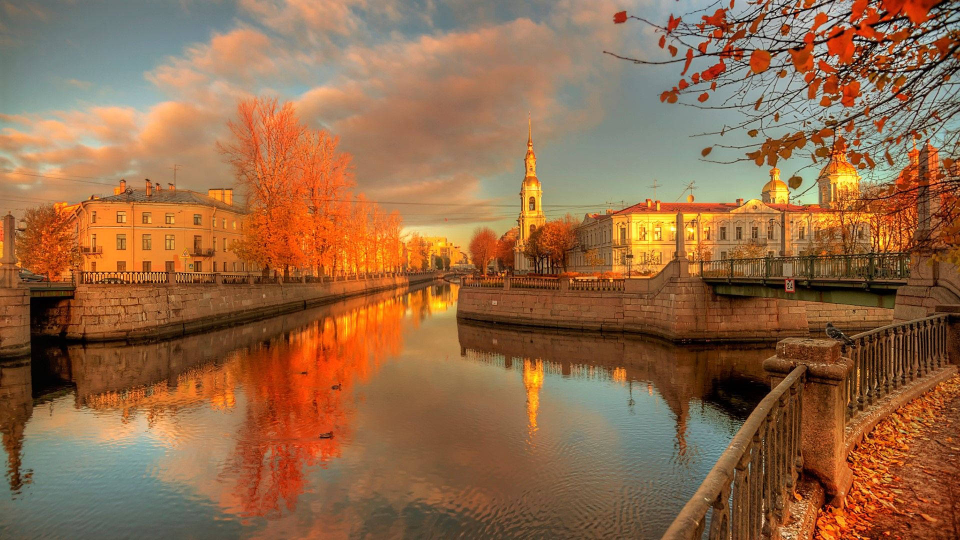
#> input picture petersburg.jpg, 1920 x 1080 px, found by its file name (shown at 1/2 size)
$ python to_compare.py   (older library calls are emulated)
#> lines starting #> are read from the running program, lines starting #| are printed output that depends on the picture
import cv2
import numpy as np
image = cv2.imread('petersburg.jpg', 0)
#> image: shape (1080, 1920); min 0, max 255, mean 114.3
image=cv2.resize(image,(250,250))
#> image: shape (250, 250)

# Kernel
kernel = np.array([[0, -1, 0],
                   [-1, 5, -1],
                   [0, -1, 0]])
sharp_kernel  = cv2.filter2D(image, -1, kernel)

# Laplacian
laplacian = cv2.Laplacian(src=image, ddepth=cv2.CV_64F, ksize=3)
laplacian_abs = cv2.convertScaleAbs(laplacian)
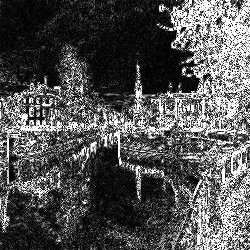
#> laplacian_abs: shape (250, 250); min 0, max 255, mean 83.9
sharpened_laplacian = cv2.addWeighted(image, 1.5, laplacian_abs, -0.5, 0)
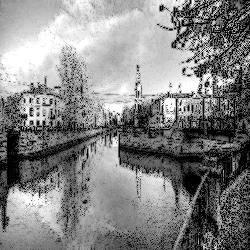
#> sharpened_laplacian: shape (250, 250); min 0, max 255, mean 132.7

# Sobel
sobel_x = cv2.Sobel(src=image, ddepth=cv2.CV_64F, dx=1, dy=0, ksize=3)
sobel_y = cv2.Sobel(src=image, ddepth=cv2.CV_64F, dx=0, dy=1, ksize=3)
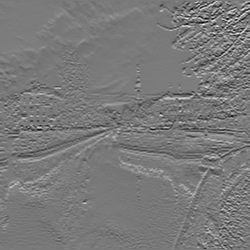
#> sobel_y: shape (250, 250) float64; min -595, max 646, mean -1.5; drawn with min black and max white
abs_sobel_x = cv2.convertScaleAbs(sobel_x)
abs_sobel_y = cv2.convertScaleAbs(sobel_y)
combined_sobel = cv2.addWeighted(abs_sobel_x, 0.5, abs_sobel_y, 0.5, 0)
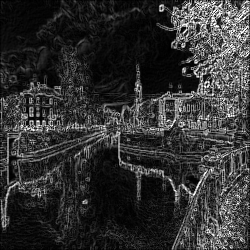
#> combined_sobel: shape (250, 250); min 0, max 255, mean 50

# Canny
canny_edges = cv2.Canny(image, threshold1=100, threshold2=200)
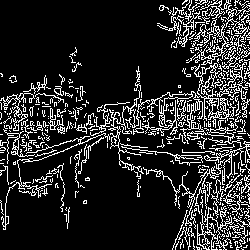
#> canny_edges: shape (250, 250); 16% white in thin lines or dots

# UmsharpMasking
g_blurring=cv2.GaussianBlur(image,(9,9),0)
sharp_image = cv2.addWeighted(image, 1.5, g_blurring, -0.5, 0)
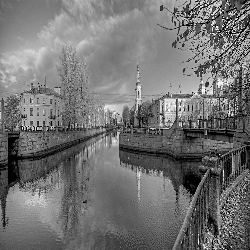
#> sharp_image: shape (250, 250); min 0, max 255, mean 114.4

# Collage

collage =cv2.hconcat([image,sharp_kernel,sharpened_laplacian,combined_sobel,canny_edges,sharp_image])
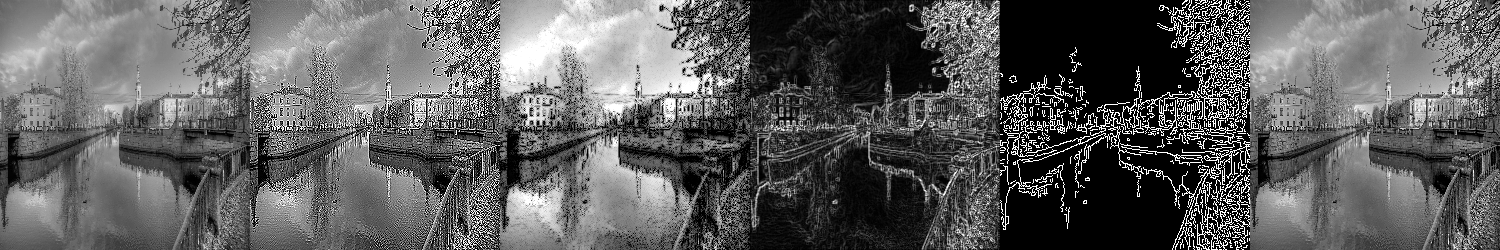
#> collage: shape (250, 1500); min 0, max 255, mean 95
cv2.imshow("Orginal image --> Kernel --> Laplacian --> Sobel --> Canny --> UmsharpMasking", collage)
cv2.waitKey(0)
cv2.destroyAllWindows()
